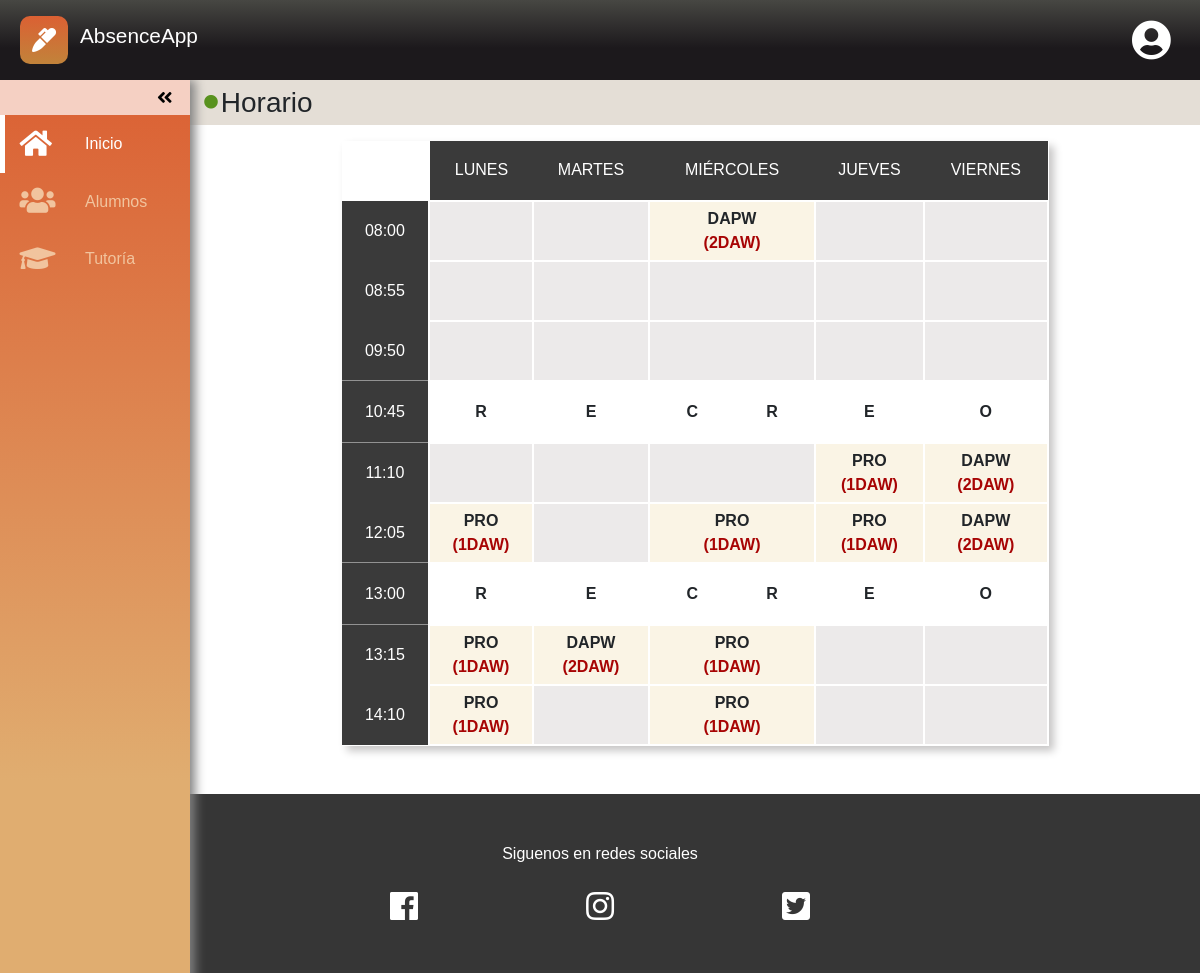
/ (signed in), run on the app's committed database.
### tables this page shows
CREATE TABLE `horario_asig` (
  `id_asigna` varchar(10) NOT NULL,
  `dia` varchar(10) NOT NULL,
  `hora` int(10) NOT NULL,
  `id_curso` varchar(10) NOT NULL
);

### clases/horarioProfe.php (called while the page is built, shortened)
<?php
require_once('db_abstract_model.php');
class HorarioProfe extends DBAbstractModel
{
    private $primera = array();
    private $segunda = array();
    private $tercera = array();
    private $cuarta = array();
    private $quinta = array();
    private $sexta = array();
    private $septima = array();
    function __construct()
    {
        $this->db_name = 'absence';
    }
    public function getPrimera()
    {
        return $this->primera;
    }
    public function getSegunda()
    {
        return $this->segunda;
    }
    public function getTercera()
    {
        return $this->tercera;
    }
    public function getCuarta()
    {
        return $this->cuarta;
    }
    public function getQuinta()
    {
        return $this->quinta;
    }
    public function getSexta()
    {
        return $this->sexta;
    }
    public function getSeptima()
    {
        return $this->septima;
    }
    public function primera($cod)
    {
        if ($cod != '') {
            $this->query = "
            SELECT h.*
            FROM horario_asig h INNER JOIN asignaturas a
	            ON h.id_asigna = a.id_asigna
            WHERE a.id_profe = '$cod' AND h.hora = '1'
            ";
            $this->get_results_from_query();
            if (count($this->rows) > 0){
                for ($i = 0; $i < count($this->rows); $i++) {
                    $this->primera[$i] = $this->rows[$i];
                }
            }
        }
    }
    public function cuarta($cod)
    {
        if ($cod != '') {
            $this->query = "
            SELECT h.*
            FROM horario_asig h INNER JOIN asignaturas a
	            ON h.id_asigna = a.id_asigna
            WHERE a.id_profe = '$cod' AND h.hora = '4'
            ";
            $this->get_results_from_query();
            if (count($this->rows) > 0){
                for ($i = 0; $i < count($this->rows); $i++) {
                    $this->cuarta[$i] = $this->rows[$i];
                }
            }
        }
    }
    public function quinta($cod)
    {
        if ($cod != '') {
            $this->query = "
            SELECT h.*
            FROM horario_asig h INNER JOIN asignaturas a
	            ON h.id_asigna = a.id_asigna
            WHERE a.id_profe = '$cod' AND h.hora = '5'
            ";
            $this->get_results_from_query();
            if (count($this->rows) > 0){
                for ($i = 0; $i < count($this->rows); $i++) {
                    $this->quinta[$i] = $this->rows[$i];
                }
            }
        }
    }
    public function sexta($cod)
    {
        if ($cod != '') {
            $this->query = "
            SELECT h.*
            FROM horario_asig h INNER JOIN asignaturas a
	            ON h.id_asigna = a.id_asigna
            WHERE a.id_profe = '$cod' AND h.hora = '6'
            ";
            $this->get_results_from_query();
            if (count($this->rows) > 0){
                for ($i = 0; $i < count($this->rows); $i++) {
                    $this->sexta[$i] = $this->rows[$i];
                }
            }
        }
    }
    public function septima($cod)
    {
        if ($cod != '') {
            $this->query = "
            SELECT h.*
            FROM horario_asig h INNER JOIN asignaturas a
	            ON h.id_asigna = a.id_asigna
            WHERE a.id_profe = '$cod' AND h.hora = '7'
            ";
            $this->get_results_from_query();
            if (count($this->rows) > 0){
                for ($i = 0; $i < count($this->rows); $i++) {
                    $this->septima[$i] = $this->rows[$i];
                }
            }
        }
    }
}
?>

### clases/db_abstract_model.php (called while the page is built, shortened)
<?php
abstract class DBAbstractModel
{
    private static $db_host = 'localhost';
    private static $db_user = 'root';
    private static $db_pass = '';
    protected $db_name = 'mydb';
    protected $query;
    private $conn;
    private function open_conection()
    {
        $this->conn = new mysqli(
            self::$db_host,
            self::$db_user,
            self::$db_pass,
            $this->db_name
        );
    }
    protected function get_results_from_query()
    {
        $result = $this->conn->query($this->query);
    }
}
?>

### profesores/profesorHome.php (the view, shortened to what this page needs)
<div id="homeP">
    <h3 class="titulos">
        <i class="fas fa-circle"></i>
        <span>Horario</span>
    </h3>
    <table id="horarioProfe">
        <tr class="horarioDias">
            <td></td>
            <td>Lunes</td>
            <td>Martes</td>
            <td>Miércoles</td>
            <td>Jueves</td>
            <td>Viernes</td>
        </tr>
    <?php
        $horarioProfe1 = new HorarioProfe();
        $horarioProfe1->primera($_SESSION['login']['id']);
        $horarioProfe2 = new HorarioProfe();
        $horarioProfe2->segunda($_SESSION['login']['id']);
        $horarioProfe3 = new HorarioProfe();
        $horarioProfe3->tercera($_SESSION['login']['id']);
        $horarioProfe4 = new HorarioProfe();
        $horarioProfe4->cuarta($_SESSION['login']['id']);
        $horarioProfe5 = new HorarioProfe();
        $horarioProfe5->quinta($_SESSION['login']['id']);
        $horarioProfe6 = new HorarioProfe();
        $horarioProfe6->sexta($_SESSION['login']['id']);
        $horarioProfe7 = new HorarioProfe();
        $horarioProfe7->septima($_SESSION['login']['id']);
        $horario = array("08:00", "08:55", "09:50", "10:45", "11:10", "12:05", "13:00", "13:15", "14:10");
        $dias = array("L", "M", "X", "J", "V");
        $filas = array($horarioProfe1->getPrimera(), $horarioProfe2->getSegunda(), $horarioProfe3->getTercera(), $horarioProfe4->getCuarta(), $horarioProfe5->getQuinta(), $horarioProfe6->getSexta(), $horarioProfe7->getSeptima());
        for ($i = 0, $dia = 0; $i < 9; $i++) {
            $numero = count($filas[$dia]);
            if ($i != 3 && $i != 6) {
                echo "<tr><td>" . $horario[$i] . "</td>";
                for ($j = 0; $j < 5; $j++) {
                    if ($numero > 0){
                        $count = 0;
                        $si = false;
                        while($count < $numero) {
                            if ($filas[$dia][$count]['dia'] === $dias[$j]) {
                                echo "<td class='claseAsig'><ul><li>" . $filas[$dia][$count]['id_asigna'] . "</li><li>(" . $filas[$dia][$count]['id_curso'] . ")</li></ul></td>";
                                $si = true;
                            }
                            $count++;
                        }
                        if (!$si) {
                            echo "<td class='clase'> </td>";
                        }
                    }else{
                        echo "<td class='clase'> </td>";
                    }
                }
                $dia++;
            }else{
                echo "<tr><td class='recreoH'>" . $horario[$i] . "</td>";
                echo "<td class='recreo'>R</td><td class='recreo'>E</td><td class='recreo'><span>C</span><span>R</span></td><td class='recreo'>E</td><td class='recreo'>O</td>";
            }
            echo "</tr>";
        }
    ?>
    </table>
</div>

### data on the page
horario_asig: id_asigna "DAPW", id_curso "2DAW"
horario_asig: id_asigna "PRO", id_curso "1DAW"
horario_asig: id_asigna "DAPW", id_curso "2DAW"
horario_asig: id_asigna "PRO", id_curso "1DAW"
horario_asig: id_asigna "PRO", id_curso "1DAW"
horario_asig: id_asigna "PRO", id_curso "1DAW"
horario_asig: id_asigna "DAPW", id_curso "2DAW"
horario_asig: id_asigna "PRO", id_curso "1DAW"
horario_asig: id_asigna "DAPW", id_curso "2DAW"
horario_asig: id_asigna "PRO", id_curso "1DAW"
horario_asig: id_asigna "PRO", id_curso "1DAW"
horario_asig: id_asigna "PRO", id_curso "1DAW"

### other printed values
$horario[$i] "08:00"
$horario[$i] "08:55"
$horario[$i] "09:50"
$horario[$i] "10:45"
$horario[$i] "11:10"
$horario[$i] "12:05"
$horario[$i] "13:00"
$horario[$i] "13:15"
$horario[$i] "14:10"
